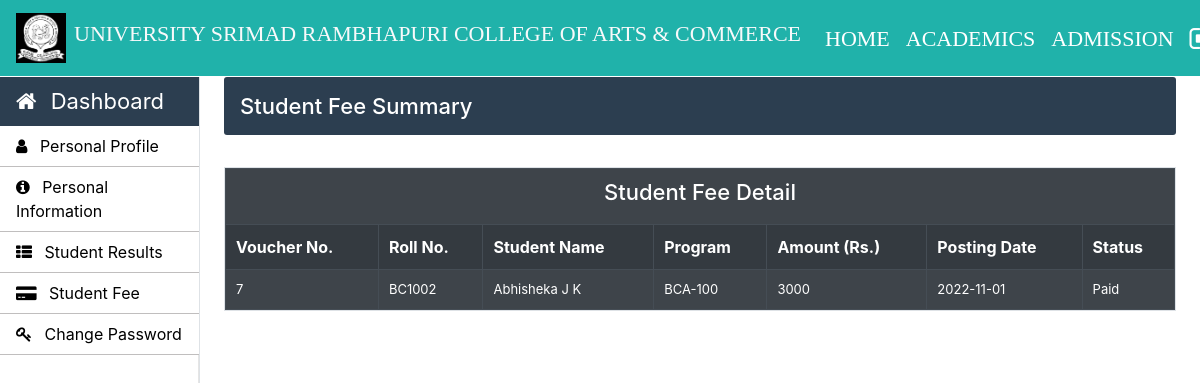
Screenshot of /Student/student-fee.php (signed in) with the database file from the repository.
### tables this page shows
CREATE TABLE `student_fee` (
  `fee_voucher` int(11) NOT NULL,
  `roll_no` varchar(30) NOT NULL,
  `amount` int(11) NOT NULL,
  `posting_date` timestamp NOT NULL DEFAULT current_timestamp() ON UPDATE current_timestamp(),
  `status` varchar(10) NOT NULL
);

CREATE TABLE `student_info` (
  `roll_no` varchar(20) NOT NULL,
  `first_name` varchar(30) NOT NULL,
  `middle_name` varchar(30) NOT NULL,
  `last_name` varchar(30) NOT NULL,
  `father_name` varchar(30) NOT NULL,
  `email` varchar(30) NOT NULL,
  `mobile_no` varchar(11) NOT NULL,
  `course_code` varchar(11) NOT NULL,
  `session` varchar(10) NOT NULL,
  `profile_image` varchar(100) NOT NULL,
  `prospectus_issued` varchar(10) NOT NULL,
  `prospectus_amount` varchar(10) NOT NULL,
  `form_b` varchar(20) NOT NULL,
  `applicant_status` varchar(20) NOT NULL,
  `application_status` varchar(20) NOT NULL,
  `cnic` varchar(15) NOT NULL,
  `dob` varchar(10) NOT NULL,
  `other_phone` varchar(11) NOT NULL,
  `gender` varchar(10) NOT NULL,
  `permanent_address` varchar(150) NOT NULL,
  `current_address` varchar(150) NOT NULL,
  `place_of_birth` varchar(150) NOT NULL,
  `matric_complition_date` varchar(10) NOT NULL,
  `matric_awarded_date` varchar(10) NOT NULL,
  `matric_certificate` varchar(100) NOT NULL,
  `fa_complition_date` varchar(10) NOT NULL,
  `fa_awarded_date` varchar(10) NOT NULL,
  `fa_certificate` varchar(100) NOT NULL,
  `ba_complition_date` varchar(10) NOT NULL,
  `ba_awarded_date` varchar(10) NOT NULL,
  `ba_certificate` varchar(100) NOT NULL,
  `semester` int(11) NOT NULL,
  `total_marks` int(11) NOT NULL,
  `obtain_marks` int(11) NOT NULL,
  `state` varchar(20) NOT NULL,
  `admission_date` timestamp NOT NULL DEFAULT current_timestamp() ON UPDATE current_timestamp(),
  `admission_from` int(11) DEFAULT NULL COMMENT '1- online 0-offline'
);

### Student/student-fee.php (the view, shortened to what this page needs)
<?php
		require_once "../connection/connection.php";
	?>
<!doctype html>
<html lang="en">
	<head>
	</head>
	<body>
		<?php include('../common/common-header.php') ?>
		<?php include('../common/student-sidebar.php') ?>
		<main role="main" class="col-xl-10 col-lg-9 col-md-8 ml-sm-auto px-md-4 mb-2 w-100">
			<div class="sub-main ">
				<div class="text-center d-flex flex-wrap flex-md-nowrap pt-3 pb-2 mb-3 text-white admin-dashboard pl-3">
					<h4 class="">Student Fee Summary</h4>
				</div>
				<div class="row">
					<div class="col-md-12">
						<section class="border mt-3">
							<table class="w-100 table-striped table-hover table-dark" cellpadding="10">
								<tr>
									<th colspan="9"><h4 class="text-center">Student Fee Detail</h4 class="text-center"></th>
								</tr>
								<tr>
									<th>Voucher No.</th>
									<th>Roll No.</th>
									<th>Student Name</th>
									<th>Program</th>
									<th>Amount (Rs.)</th>
									<th>Posting Date</th>
									<th>Status</th>
								</tr>
								<?php
								$roll_no=$_SESSION['LoginStudent'];
									$query="select fee_voucher,student_fee.roll_no,first_name,middle_name,last_name,course_code,amount,date(posting_date) as posting_date,status from student_fee inner join student_info on student_fee.roll_no=student_info.roll_no where student_fee.roll_no='$roll_no'";
									$run=mysqli_query($con,$query);
									while ($row=mysqli_fetch_array($run)) { ?>
									<tr>
										<td><?php echo $row['fee_voucher'] ?></td>
										<td><?php echo $row['roll_no'] ?></td>
										<td><?php echo $row['first_name']." ".$row['middle_name']." ".$row['last_name'] ?></td>
										<td><?php echo $row['course_code'] ?></td>
										<td><?php echo $row['amount'] ?></td>
										<td><?php echo date($row['posting_date']) ?></td>
										<td><?php echo $row['status'] ?></td>
									</tr>
									<?php
									}
								?>
							</table>
						</section>
					</div>
				</div>
			</div>
		</main>
	</body>
</html>

### Css/style.css (style rules this page uses)
h4 { font-size: 22px; }
.admin-dashboard { margin-top: 1px !important; background: #2c3e50 !important; border-radius: 3px; }
.table-elements tr, td, th { font-size: 13px; border: 1px solid rgb(194, 193, 193); padding-left: 10px !important; }
.table-font-for-transcript td, th { font-size: 16px !important; }

### rows the page displays
student_fee: fee_voucher "7", roll_no "BC1002", student_info.first_name "Abhisheka", student_info.middle_name "J", student_info.last_name "K", student_info.course_code "BCA-100", amount "3000", posting_date "2022-11-01", status "Paid"
